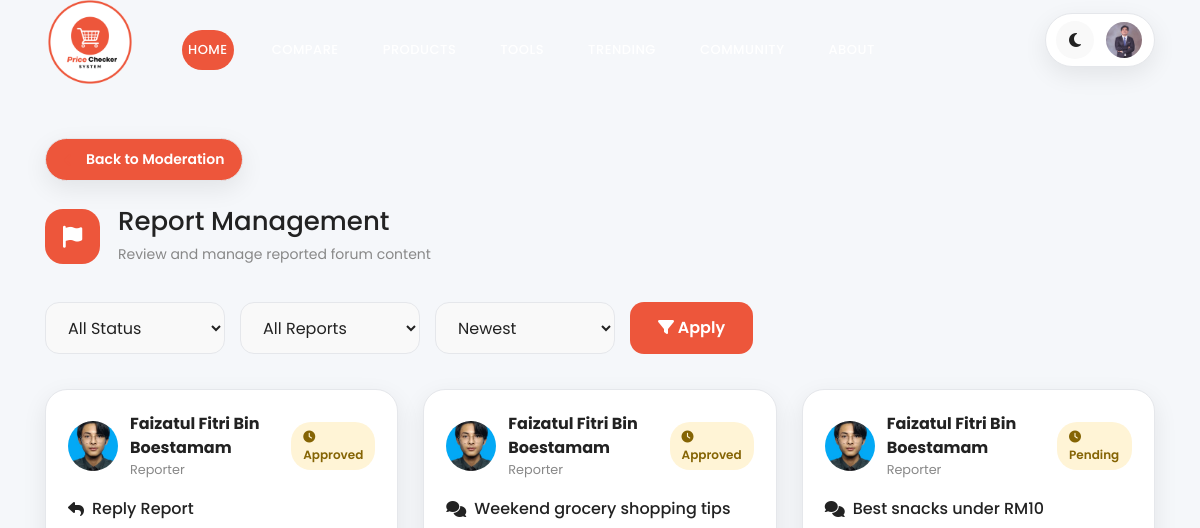
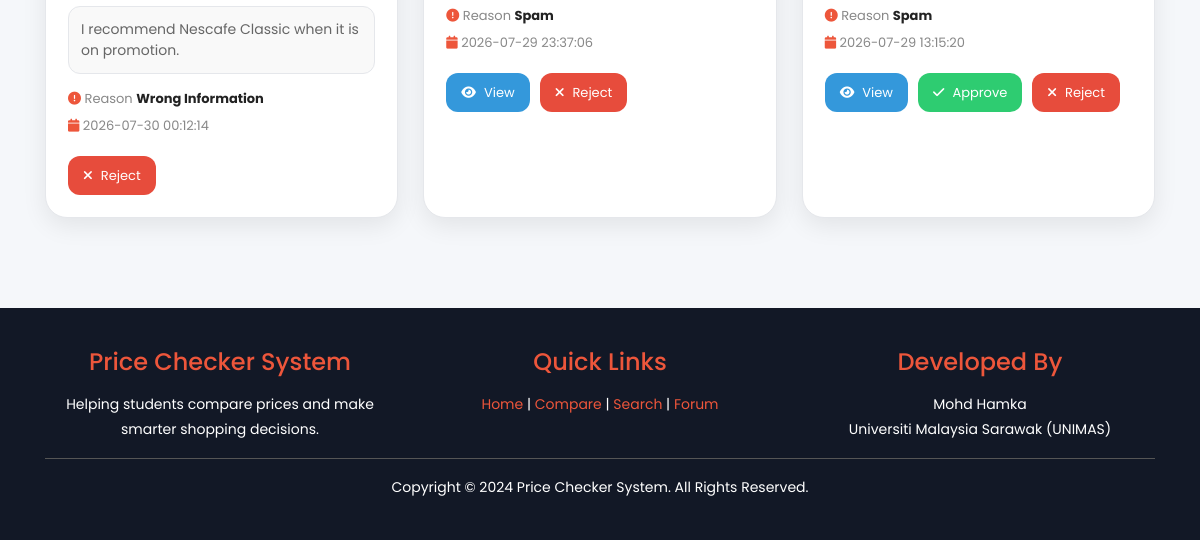
Page /src/admin/forumReports.php (signed in) on the earlier database version (2 pictures, top to bottom).
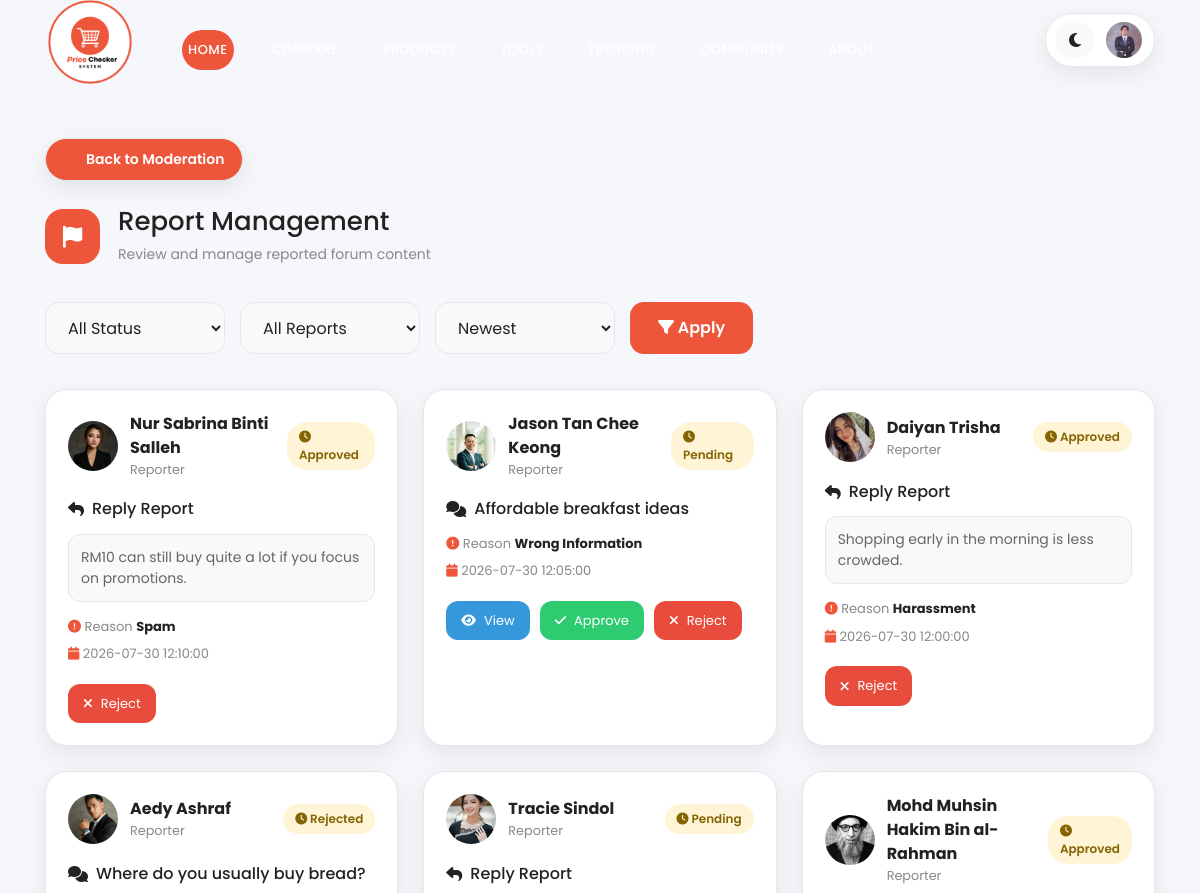
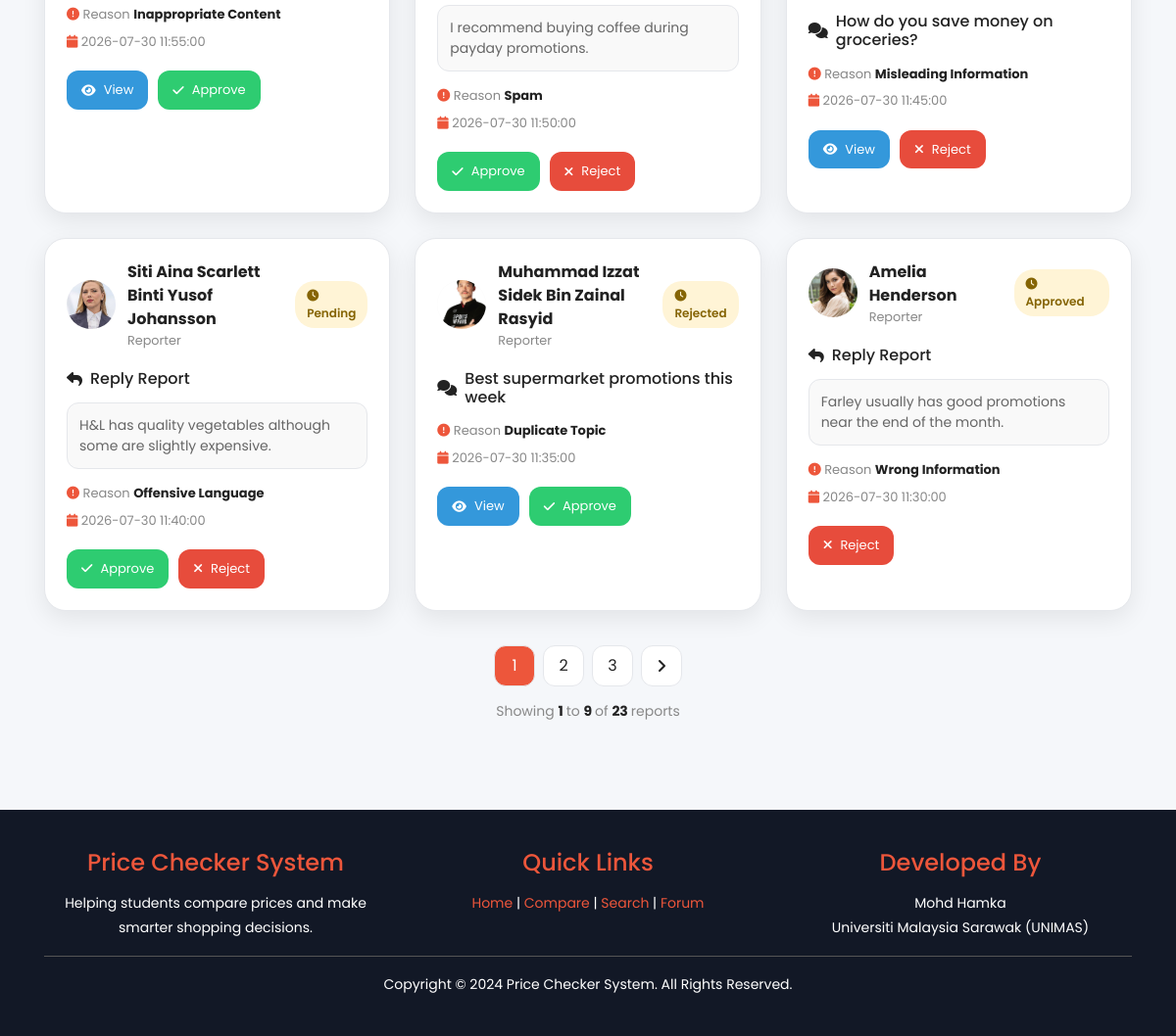
Same page on the later database version (2 pictures, top to bottom).
### tables this page shows
CREATE TABLE `forumreport` (
  `reportID` int(11) NOT NULL,
  `topicID` int(11) DEFAULT NULL,
  `replyID` int(11) DEFAULT NULL,
  `studentID` int(11) DEFAULT NULL,
  `reason` varchar(255) DEFAULT NULL,
  `created_at` timestamp NOT NULL DEFAULT current_timestamp(),
  `status` enum('Pending','Approved','Rejected') DEFAULT 'Pending'
);

CREATE TABLE `student` (
  `studentID` int(11) NOT NULL,
  `fullName` varchar(255) NOT NULL,
  `username` varchar(255) NOT NULL,
  `email` varchar(255) NOT NULL,
  `password` varchar(255) NOT NULL,
  `studentIMG` varchar(255) NOT NULL,
  `logStatus` varchar(255) NOT NULL,
  `created_at` timestamp NOT NULL DEFAULT current_timestamp()
);

CREATE TABLE `forumreply` (
  `replyID` int(11) NOT NULL,
  `topicID` int(11) NOT NULL,
  `studentID` int(11) NOT NULL,
  `replyContent` text NOT NULL,
  `created_at` timestamp NOT NULL DEFAULT current_timestamp(),
  `updated_at` timestamp NULL DEFAULT current_timestamp() ON UPDATE current_timestamp(),
  `status` varchar(20) NOT NULL DEFAULT 'Active'
);

CREATE TABLE `forumtopic` (
  `topicID` int(11) NOT NULL,
  `studentID` int(11) NOT NULL,
  `categoryID` int(11) NOT NULL,
  `topicTitle` varchar(200) NOT NULL,
  `topicContent` text NOT NULL,
  `views` int(11) DEFAULT 0,
  `isPinned` tinyint(1) DEFAULT 0,
  `isLocked` tinyint(1) DEFAULT 0,
  `status` enum('Active','Hidden') DEFAULT 'Active',
  `created_at` timestamp NOT NULL DEFAULT current_timestamp(),
  `updated_at` timestamp NOT NULL DEFAULT current_timestamp() ON UPDATE current_timestamp(),
  `topicTags` varchar(255) DEFAULT NULL
);

### src/admin/forumReports.php (the view, shortened to what the rows shown need)
<?php
include("../config/db_cPCS.php");
$adminID=$_SESSION['adminID'];
$sort = $_GET['sort'] ?? "new";
$sql = "
SELECT
fr.*,
s.fullName,
s.studentIMG,
t.topicTitle,
r.replyContent
FROM forumreport fr
LEFT JOIN student s
ON fr.studentID=s.studentID
LEFT JOIN forumtopic t
ON fr.topicID=t.topicID
LEFT JOIN forumreply r
ON fr.replyID=r.replyID
WHERE 1
";
switch($sort)
{
default:
    $sql.=" ORDER BY fr.created_at DESC";
}
$limit=9;
$page=isset($_GET['page'])
? (int)$_GET['page']
:1;
$offset=($page-1)*$limit;
$sql.=" LIMIT $offset,$limit";
$reports=mysqli_query($conn,$sql);
?>
<!DOCTYPE html>
<html>
<head>
    <link rel="stylesheet" type="text/css" href="../../assets/css/bootstrap.min.css">
    <link rel="stylesheet" type="text/css" href="../../assets/css/font-awesome.css">
    <link rel="stylesheet" href="https://cdnjs.cloudflare.com/ajax/libs/font-awesome/6.7.2/css/all.min.css">
    <link rel="stylesheet" href="../../assets/css/styleindex.css">
    <link rel="stylesheet" href="../../assets/css/forum.css">
    <link rel="stylesheet" href="../../assets/css/footer.css">
</head>
<body>
    <?php
    global $conn;
    $sql = "
    SELECT adminUsername, adminIMG
    FROM admin
    WHERE adminID = '$adminID'
    ";
    $result = mysqli_query($conn, $sql);
    if($result && mysqli_num_rows($result) > 0)
    {
        $user = mysqli_fetch_assoc($result);
        $img = $user['adminIMG'];
    }
    else
    {
        $adminUsername = "Student";
        $img = "../../assets/images/profile/default.png";
    }
    ?>
<?php include("../student/includes/header.php"); ?>
<section class="section community-section" id="community">
    <div class="container">
        <br><br>
        <div class="forum-page-header">
            <div>
                <h2>
                    Report Management
                </h2>
            </div>
        </div>
        <div class="report-grid">
            <?php while($report=mysqli_fetch_assoc($reports)){ ?>
            <div class="report-card">
                <div class="report-top">
                    <div class="report-type">
                        <div class="report-avatar">
                            <img src="<?php echo !empty($report['studentIMG'])
                            ? $report['studentIMG']
                            : '../../assets/images/profile/default.png'; ?>">
                        </div>
                        <div>
                            <strong>
                                <?php echo htmlspecialchars($report['fullName']); ?>
                            </strong>
                            <small>
                                Reporter
                            </small>
                        </div>
                    </div>
                    <span class="report-status pending">
                        <i class="fa-solid fa-clock"></i>
                        <?php echo $report['status'] ?? "Pending"; ?>
                    </span>
                </div>
                <div class="report-body">
                    <h4>
                    <?php
                    if($report['topicID'])
                    {
                        ?>
                        <i class="fa-solid fa-comments"></i>
                        <?php
                        echo htmlspecialchars($report['topicTitle']);
                    }
                    else
                    {
                        ?>
                        <i class="fa-solid fa-reply"></i>
                        Reply Report
                        <?php
                    }
                    ?>
                    </h4>
                    <?php if($report['replyContent']){ ?>
                    <div class="reported-content">
                        <?php echo htmlspecialchars($report['replyContent']); ?>
                    </div>
                    <?php } ?>
                    <div class="report-info">
                        <div>
                            <i class="fa-solid fa-circle-exclamation"></i>
                            Reason
                            <strong>
                            <?php echo htmlspecialchars($report['reason']); ?>
                            </strong>
                        </div>
                        <div>
                            <i class="fa-solid fa-calendar"></i>
                            <?php echo $report['created_at']; ?>
                        </div>
                    </div>
                </div>
                <div class="report-actions">
                    <?php if($report['topicID']){ ?>
                    <a href="forumTopicView.php?id=<?php echo $report['topicID']; ?>"
                    class="report-btn view-btn">
                        <i class="fa-solid fa-eye"></i>
                        View
                    </a>
                    <?php } ?>
                    <?php
                    $status = strtolower($report['status'] ?? "pending");
                    ?>
                    <?php if($status != "approved"){ ?>
                    <button class="report-btn approve-btn"
                    data-id="<?php echo $report['reportID']; ?>">
                        <i class="fa-solid fa-check"></i>
                        Approve
                    </button>
                    <?php } ?>
                    <?php if($status != "rejected"){ ?>
                    <button class="report-btn reject-btn"
                    data-id="<?php echo $report['reportID']; ?>">
                        <i class="fa-solid fa-xmark"></i>
                        Reject
                    </button>
                    <?php } ?>
                    </div>
            </div>
            <?php } ?>
        </div>
</div>
</section>
</body>
</html>

### src/student/includes/header.php (shortened to what the rows shown need)
<header class="header-area header-sticky">
    <div class="container">
        <div class="row">
            <div class="col-12">
                <nav class="main-nav">
                    <div class="user-actions">
                        <div class="dropdown">
                            <img src="<?php echo $img; ?>"
                                 class="profile-avatar">
                        </div>
                    </div>
                </nav>
            </div>
        </div>
    </div>
</header>

Differences in the rows shown:
no longer on this page (row unchanged): forumreport: studentID.studentIMG (picture), studentID.fullName "Faizatul Fitri Bin Boestamam", status "Approved", shows "Reply Report", replyID.replyContent "I recommend Nescafe Classic when it is on promotion.", reason "Wrong Information", created_at "2026-07-30 00:12:14"
no longer on this page (row unchanged): forumreport: studentID.studentIMG (picture), studentID.fullName "Faizatul Fitri Bin Boestamam", status "Approved", topicID.topicTitle "Weekend grocery shopping tips", reason "Spam", created_at "2026-07-29 23:37:06"
no longer on this page (row unchanged): forumreport: studentID.studentIMG (picture), studentID.fullName "Faizatul Fitri Bin Boestamam", status "Pending", topicID.topicTitle "Best snacks under RM10", reason "Spam", created_at "2026-07-29 13:15:20"
added forumreport: studentID.studentIMG (picture), studentID.fullName "Nur Sabrina Binti Salleh", status "Approved", shows "Reply Report", replyID.replyContent "RM10 can still buy quite a lot if you focus on promotions.", reason "Spam", created_at "2026-07-30 12:10:00"
added forumreport: studentID.studentIMG (picture), studentID.fullName "Jason Tan Chee Keong", status "Pending", topicID.topicTitle "Affordable breakfast ideas", reason "Wrong Information", created_at "2026-07-30 12:05:00"
added forumreport: studentID.studentIMG (picture), studentID.fullName "Daiyan Trisha", status "Approved", shows "Reply Report", replyID.replyContent "Shopping early in the morning is less crowded.", reason "Harassment", created_at "2026-07-30 12:00:00"
added forumreport: studentID.studentIMG (picture), studentID.fullName "Aedy Ashraf", status "Rejected", topicID.topicTitle "Where do you usually buy bread?", reason "Inappropriate Content", created_at "2026-07-30 11:55:00"
added forumreport: studentID.studentIMG (picture), studentID.fullName "Tracie Sindol", status "Pending", shows "Reply Report", replyID.replyContent "I recommend buying coffee during payday promotions.", reason "Spam", created_at "2026-07-30 11:50:00"
added forumreport: studentID.studentIMG (picture), studentID.fullName "Mohd Muhsin Hakim Bin al-Rahman", status "Approved", topicID.topicTitle "How do you save money on groceries?", reason "Misleading Information", created_at "2026-07-30 11:45:00"
added forumreport: studentID.studentIMG (picture), studentID.fullName "Siti Aina Scarlett Binti Yusof Johansson", status "Pending", shows "Reply Report", replyID.replyContent "H&L has quality vegetables although some are slightly expensive.", reason "Offensive Language", created_at "2026-07-30 11:40:00"
added forumreport: studentID.studentIMG (picture), studentID.fullName "Muhammad Izzat Sidek Bin Zainal Rasyid", status "Rejected", topicID.topicTitle "Best supermarket promotions this week", reason "Duplicate Topic", created_at "2026-07-30 11:35:00"
added forumreport: studentID.studentIMG (picture), studentID.fullName "Amelia Henderson", status "Approved", shows "Reply Report", replyID.replyContent "Farley usually has good promotions near the end of the month.", reason "Wrong Information", created_at "2026-07-30 11:30:00"
Other differences:
$offset+1: (not shown) → "1"
min($offset+$limit,$total): (not shown) → "9"
$total: (not shown) → "23"
new list line: "1"
new list line: "2"
new list line: "3"
text now shown: "Showing to of reports"
